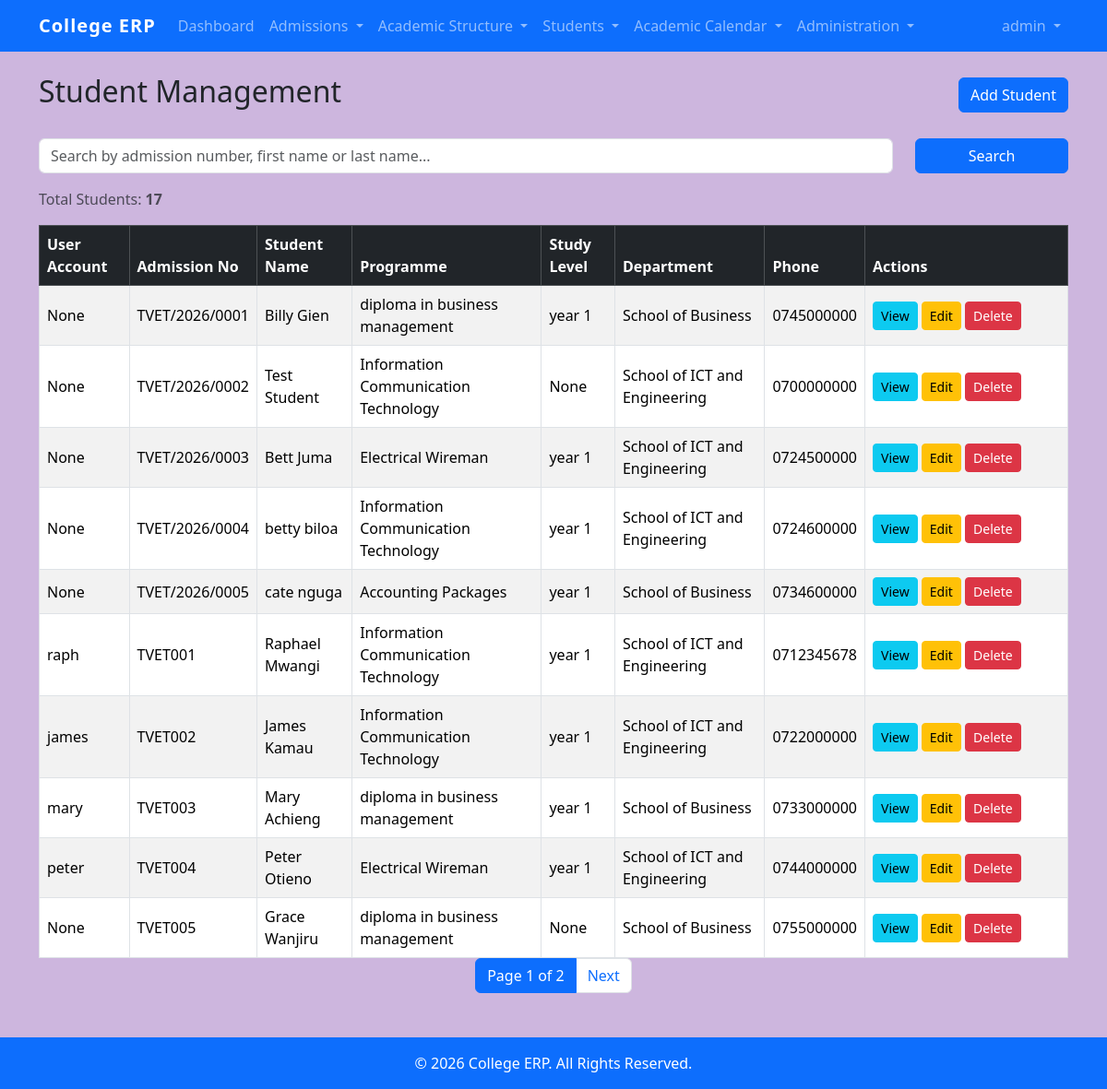
The app's page /students/ (signed in) with its own data.
### students/models.py (models this page shows, shortened)
class Student(models.Model):
    user = models.OneToOneField(
        User,
        on_delete=models.CASCADE,
        related_name="student_profile",
        null=True,
        blank=True
    )
    admission_no = models.CharField(
        max_length=20,
        unique=True,
        blank=True
    )
    first_name = models.CharField(
        max_length=100
    )
    last_name = models.CharField(
        max_length=100
    )
    phone = models.CharField(
        max_length=20
    )
    programme = models.ForeignKey(
        Programme,
        on_delete=models.PROTECT,
        related_name="students"
    )
    study_level = models.ForeignKey(
        StudyLevel,
        on_delete=models.PROTECT,
        related_name="students",
        null=True,
        blank=True
    )
    class Meta:
        ordering = [
            "admission_no"
        ]

class Programme(models.Model):
    programme_name = models.CharField(
        max_length=100,
        unique=True
    )
    department = models.ForeignKey(
        Department,
        on_delete=models.PROTECT,
        related_name="programmes"
    )
    created_at = models.DateTimeField(
        auto_now_add=True
    )
    updated_at = models.DateTimeField(
        auto_now=True
    )
    class Meta:
        ordering = ["programme_name"]

class StudyLevel(models.Model):
    level_name = models.CharField(
        max_length=50,
        unique=True
    )
    class Meta:
        ordering = ["id"]
        verbose_name = "Study Level"
        verbose_name_plural = "Study Levels"
    def __str__(self):
        return self.level_name

class Department(models.Model):
    department_name = models.CharField(max_length=100)

### students/views.py (the view)
@login_required
@permission_required(
    "students.view_student",
    raise_exception=True,
)
def student_list(request):
    query = request.GET.get("q")
    students = (
        Student.objects
        .select_related(
            "programme",
            "programme__department",
            "study_level"
        )
    )
    if query:
        students = students.filter(
            Q(admission_no__icontains=query) |
            Q(first_name__icontains=query) |
            Q(last_name__icontains=query)
        )
    paginator = Paginator(
        students,
        10
    )
    page_number = request.GET.get(
        "page"
    )
    page_obj = paginator.get_page(
        page_number
    )
    return render(
        request,
        "students/student_list.html",
        {
            "page_obj": page_obj,
            "query": query,
            "total_students": students.count(),
        },
    )

### templates/students/student_list.html (shortened to what this page needs)
{% extends "base.html" %}
{% block content %}
<div class="d-flex justify-content-between align-items-center mb-4">
<h2>Student Management</h2>
<a
    href="{% url 'student_create' %}"
    class="btn btn-primary">
    Add Student
</a>
</div>
<form method="GET" class="row mb-3">
<div class="col-md-10">
    <input
        type="text"
        name="q"
        class="form-control"
        placeholder="Search by admission number, first name or last name..."
        value="{{ query|default:'' }}">
</div>
<div class="col-md-2">
    <button
        class="btn btn-primary w-100"
        type="submit">
        Search
    </button>
</div>
</form>
<p class="text-muted">
Total Students:
<strong>
    {{ total_students }}
</strong>
</p>
<div class="table-responsive">
<table class="table table-striped table-hover table-bordered align-middle">
    <thead class="table-dark">
        <tr>
            <th>User Account</th>
            <th>Admission No</th>
            <th>Student Name</th>
            <th>Programme</th>
            <th>Study Level</th>
            <th>Department</th>
            <th>Phone</th>
            <th width="220">Actions</th>
        </tr>
    </thead>
    <tbody>
        {% for student in page_obj %}
        <tr>
            <td>
                {{ student.user }}
            </td>
            <td>
                {{ student.admission_no }}
            </td>
            <td>
                {{ student.first_name }}
                {{ student.last_name }}
            </td>
            <td>
                {{ student.programme.programme_name }}
            </td>
            <td>
                {{ student.study_level }}
            </td>
            <td>
                {{ student.programme.department.department_name }}
            </td>
            <td>
                {{ student.phone }}
            </td>
            <td>
                <a
                    href="{% url 'student_detail' student.id %}"
                    class="btn btn-info btn-sm">
                    View
                </a>
                <a
                    href="{% url 'student_update' student.id %}"
                    class="btn btn-warning btn-sm">
                    Edit
                </a>
                <a
                    href="{% url 'student_delete' student.id %}"
                    class="btn btn-danger btn-sm">
                    Delete
                </a>
            </td>
        </tr>
        {% empty %}
        <tr>
            <td colspan="8" class="text-center">
                No students found.
            </td>
        </tr>
        {% endfor %}
    </tbody>
</table>
</div>
<nav>
<ul class="pagination justify-content-center">
    <li class="page-item active">
        <span class="page-link">
            Page {{ page_obj.number }}
            of
            {{ page_obj.paginator.num_pages }}
        </span>
    </li>
    {% if page_obj.has_next %}
    <li class="page-item">
        <a
            class="page-link"
            href="?page={{ page_obj.next_page_number }}{% if query %}&q={{ query }}{% endif %}">
            Next
        </a>
    </li>
    {% endif %}
</ul>
</nav>
{% endblock %}

### templates/includes/navbar.html (shortened to what this page needs)
<nav class="navbar navbar-expand-lg navbar-dark bg-primary">
    <div class="container">
        <a class="navbar-brand" href="{% url 'home' %}">
            College ERP
        </a>
        <div class="collapse navbar-collapse" id="navbarNav">
            {% if user.is_authenticated %}
            <ul class="navbar-nav me-auto">
                <li class="nav-item">
                    <a class="nav-link"
                       href="{% url 'home' %}">
                        Dashboard
                    </a>
                </li>
                {% if user.student_profile %}
                <li class="nav-item dropdown">
                    <a class="nav-link dropdown-toggle"
                       href="#"
                       role="button"
                       data-bs-toggle="dropdown">
                        My Academics
                    </a>
                    <ul class="dropdown-menu">
                        <li>
                            <a class="dropdown-item"
                               href="{% url 'register_units' %}">
                                Register Units
                            </a>
                        </li>
                        <li>
                            <a class="dropdown-item"
                               href="{% url 'my_registrations' %}">
                                My Registrations
                            </a>
                        </li>
                    </ul>
                </li>
                {% else %}
                {% if perms.students.view_applicant or perms.students.view_intake %}
                <li class="nav-item dropdown">
                    <a class="nav-link dropdown-toggle"
                       href="#"
                       role="button"
                       data-bs-toggle="dropdown">
                        Admissions
                    </a>
                </li>
                {% endif %}
                {% if perms.students.view_department or perms.students.view_programme or perms.students.view_studylevel or perms.students.view_course or perms.students.view_unit %}
                <li class="nav-item dropdown">
                    <a class="nav-link dropdown-toggle"
                       href="#"
                       role="button"
                       data-bs-toggle="dropdown">
                        Academic Structure
                    </a>
                </li>
                {% endif %}
                {% if perms.students.view_student or perms.students.view_semesterenrollment or perms.students.view_registration %}
                <li class="nav-item dropdown">
                    <a class="nav-link dropdown-toggle"
                       href="#"
                       role="button"
                       data-bs-toggle="dropdown">
                        Students
                    </a>
                </li>
                {% endif %}
                {% if perms.students.view_academicyear or perms.students.view_semester %}
                <li class="nav-item dropdown">
                    <a class="nav-link dropdown-toggle"
                       href="#"
                       role="button"
                       data-bs-toggle="dropdown">
                        Academic Calendar
                    </a>
                </li>
                {% endif %}
                {% if perms.auth.view_user or perms.auth.view_group %}
                <li class="nav-item dropdown">
                    <a class="nav-link dropdown-toggle"
                       href="#"
                       role="button"
                       data-bs-toggle="dropdown">
                        Administration
                    </a>
                </li>
                {% endif %}
                {% endif %}
            </ul>
            <ul class="navbar-nav ms-auto">
                <li class="nav-item dropdown">
                    <a class="nav-link dropdown-toggle"
                    href="#"
                    role="button"
                    data-bs-toggle="dropdown"
                    aria-expanded="false">
                        {{ user.get_full_name|default:user.username }}
                    </a>
                </li>
            </ul>
            {% endif %}
        </div>
    </div>
</nav>

### static/css/style.css (style rules this page uses)
body { background-color:#cdb6de; }
.navbar-brand { font-weight:bold; letter-spacing:1px; }
.table { margin-bottom:0; }

### records on screen
Student: user "None", admission_no "TVET/2026/0001", first_name "Billy", last_name "Gien", programme.programme_name "diploma in business management", study_level "year 1", programme.department.department_name "School of Business", phone "0745000000"
Student: user "None", admission_no "TVET/2026/0002", first_name "Test", last_name "Student", programme.programme_name "Information Communication Technology", study_level "None", programme.department.department_name "School of ICT and Engineering", phone "0700000000"
Student: user "None", admission_no "TVET/2026/0003", first_name "Bett", last_name "Juma", programme.programme_name "Electrical Wireman", study_level "year 1", programme.department.department_name "School of ICT and Engineering", phone "0724500000"
Student: user "None", admission_no "TVET/2026/0004", first_name "betty", last_name "biloa", programme.programme_name "Information Communication Technology", study_level "year 1", programme.department.department_name "School of ICT and Engineering", phone "0724600000"
Student: user "None", admission_no "TVET/2026/0005", first_name "cate", last_name "nguga", programme.programme_name "Accounting Packages", study_level "year 1", programme.department.department_name "School of Business", phone "0734600000"
Student: user "raph", admission_no "TVET001", first_name "Raphael", last_name "Mwangi", programme.programme_name "Information Communication Technology", study_level "year 1", programme.department.department_name "School of ICT and Engineering", phone "0712345678"
Student: user "james", admission_no "TVET002", first_name "James", last_name "Kamau", programme.programme_name "Information Communication Technology", study_level "year 1", programme.department.department_name "School of ICT and Engineering", phone "0722000000"
Student: user "mary", admission_no "TVET003", first_name "Mary", last_name "Achieng", programme.programme_name "diploma in business management", study_level "year 1", programme.department.department_name "School of Business", phone "0733000000"
Student: user "peter", admission_no "TVET004", first_name "Peter", last_name "Otieno", programme.programme_name "Electrical Wireman", study_level "year 1", programme.department.department_name "School of ICT and Engineering", phone "0744000000"
Student: user "None", admission_no "TVET005", first_name "Grace", last_name "Wanjiru", programme.programme_name "diploma in business management", study_level "None", programme.department.department_name "School of Business", phone "0755000000"

### other values on screen
{{ user.get_full_name|default:user.username }} "admin"
{{ total_students }} "17"
{{ page_obj.number }} "1"
{{ page_obj.paginator.num_pages }} "2"
